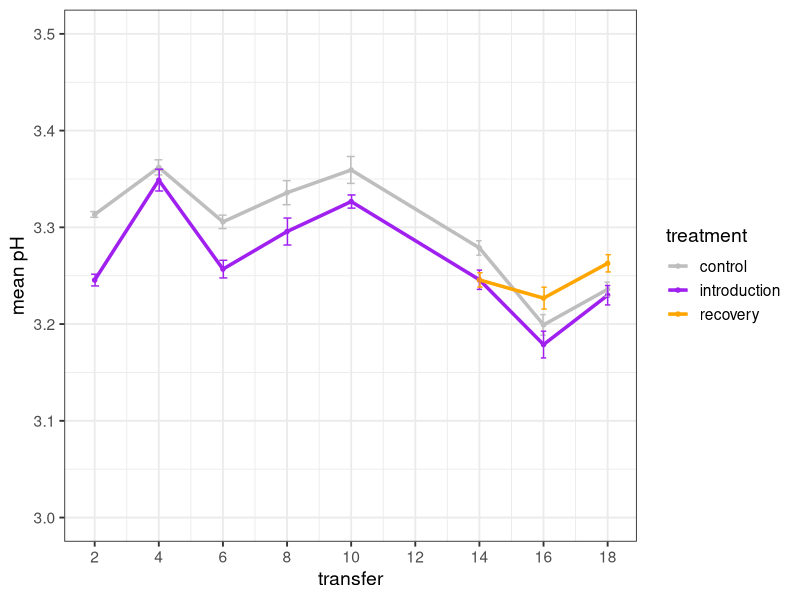

Write R code to recreate this figure.
#v2: february 2024 - removing plotting/stats related to spatial experiment (not written for thesis chapter)

setwd("~/Library/CloudStorage/OneDrive-WageningenUniversity&Research/2022_fall_exp_leale/data/ph")
library(dplyr)
library(ggplot2)
library(lme4)#needed for anovas, t-tests later
library(car)
library(vegan) #needed for emmeans
library(emmeans)


library(readxl)
ph_data <- readxl::read_xlsx(path="fall_2022_ph.xlsx", sheet = "forR") 
ph_data$treatment <- factor(ph_data$treatment, 
                            levels = c("con", "mix", "top", "bot","inv", "ecoli","rec", "milk" )) #define ordering later for legends


ph_data2 <- filter(ph_data # remove milk, plan ecoli, and spatial experiment data 
       , treatment != "milk"
       , treatment != "ecoli"
       , treatment != "top" 
       ,treatment != "bot"
       , treatment != "mix"
)


### mean pH overtime
ph_summary <- ph_data2 %>%
  group_by(treatment, transfer) %>%
  summarize_at(c("ph"), list(mean = mean, sd = sd), na.rm = TRUE)
ph_summary$se = ph_summary$sd/sqrt(6) #b/c 6 replicates each


ph_summary %>% 
  ggplot(mapping = aes(x = transfer, y= mean, colour=treatment))+
  scale_x_continuous(breaks = c(2,4,6,8,10,12,14,16, 18))+
  scale_colour_manual(values = c("grey", "purple", "orange"),
                      labels = c("control", "introduction", "recovery")) +
  geom_line(size=1.2) +
  geom_point(size=1.2) +
  geom_errorbar(aes(ymin=mean-se, ymax=mean+se), width=.5,
                position=position_dodge(0.05)) +
  labs(y = "mean pH") +
  ylim(3.0, 3.5) +
  theme_bw(base_size = 14) 



###### STATISTICAL TESTS #######
## post-hoc tests
ph_data2$transfer<- as.factor(ph_data2$transfer)
ph_data3 <- ph_data2 %>% 
  filter(treatment != "rec") # need to remove for anova b/c it only has data at 3 time points

lm_ph <- lm(ph ~ treatment*transfer, data = ph_data3) 
Anova(lm_ph, type = 3) 
summary(lm_ph)
emmeans(lm_ph, pairwise ~ treatment|transfer) 
emmeans(lm_ph, pairwise ~ transfer|treatment) 
